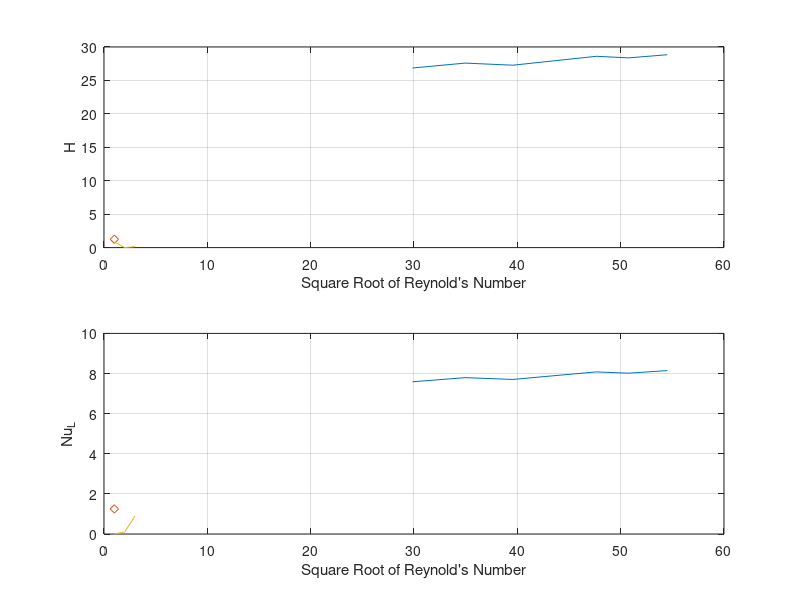
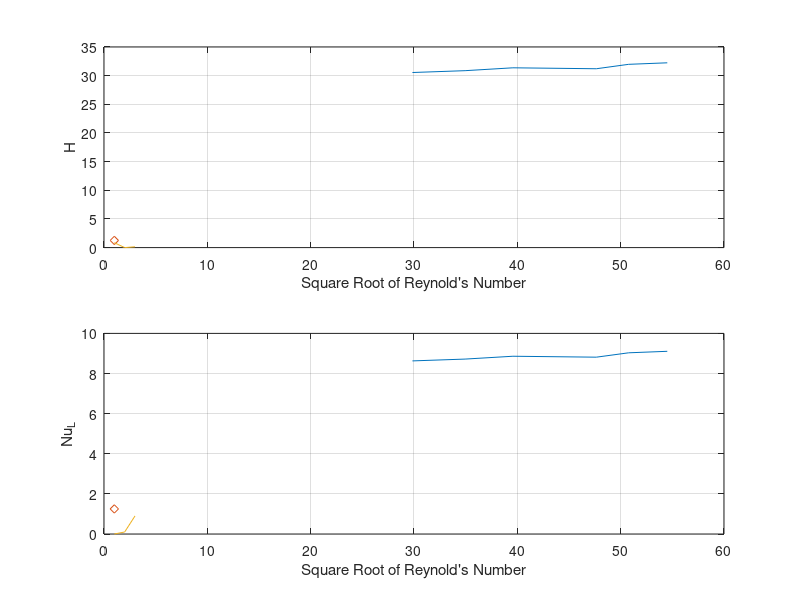
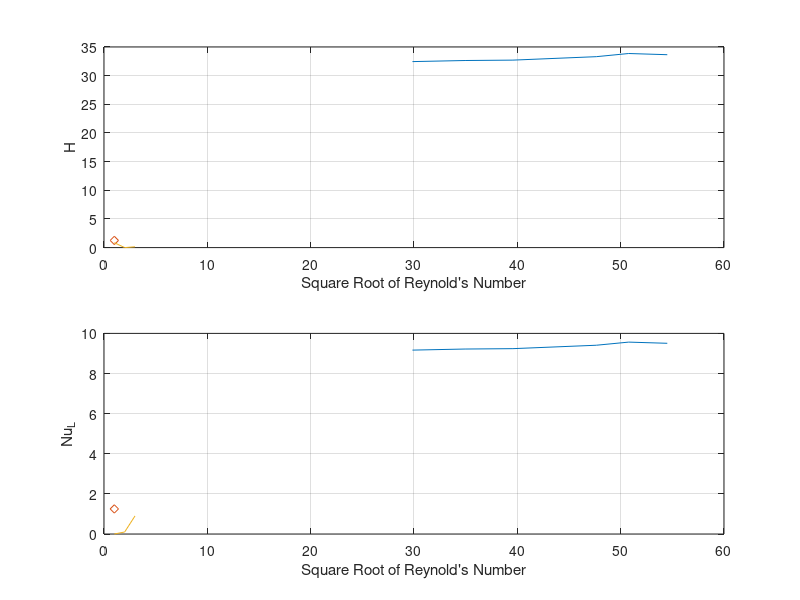
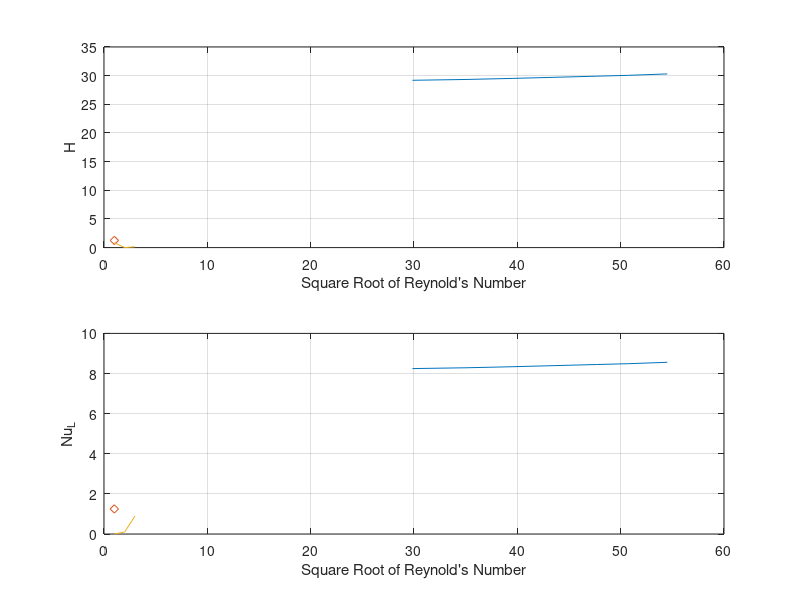

MATLAB code to generate these figures, in order:
%% MAE 171A: Heat Transfer Lab
% Created 1/27/2023

clear; clc; close all
%% Import Data
    PlotOn = false;
    PlotOn2 = true;

% Parameters
    nu = 2.317e-5; % Kinematic viscocity of air at 25 C [m^2/s]
    k = 3.186e-2; % Thermal conductivity of copper [W/(mK)]
    rho = 0.9413; % Density of air [kg/m^3]
    c_p = 1010.6; % heat capacity of air [J/(Kg*K)]
    Pr = 0.7; % Prandtl Number
    L = 0.009; % Distance from duct to plate [m]
    Sens_Res = 5; % Resistance of sensor
    A = pi*(0.0762/2)^2; % Area of plate [m^2]

% Anemometer 0 in
    AnemCal.Recorded_Flow.D0 = [9, 18, 27, 36, 43]; % Data reported air speed [unitless]
    AnemCal.Recorded_PercentSpd.D0 = [20, 40, 60, 80, 100]; % Recorded fan speed [%]
    AnemCal.Anem_Flow.D0 = [1.1, 2.8, 4.6, 6.3, 7.8]; % Anemometer air velocity [m/s]

% Anemometer 0.4 in
    AnemCal.Recorded_Flow.Dpt4 = [9, 18, 27, 36, 43]; % Data reported air speed [unitless]
    AnemCal.Recorded_PercentSpd.Dpt4 = [20, 40, 60, 80, 100]; % Recorded fan speed [%]
    AnemCal.Anem_Flow.Dpt4 = [1.1, 2.8, 4.9, 6.5, 7.9]; % Anemometer air velocity [m/s]

% Anemometer 0.8 in
    AnemCal.Recorded_Flow.Dpt8 = [9, 18, 27, 36, 43]; % Data reported air speed [unitless]
    AnemCal.Recorded_PercentSpd.Dpt8 = [20, 40, 60, 80, 100]; % Recorded fan speed [%]
    AnemCal.Anem_Flow.Dpt8 = [1.1, 2.7, 4.3, 6.3, 7.6]; % Anemometer air velocity [m^3/s]

% Anemometer 1.2 in
    AnemCal.Recorded_Flow.D1pt2 = [9, 18, 27, 36, 43]; % Data reported air speed [unitless]
    AnemCal.Recorded_PercentSpd.D1pt2 = [20, 40, 60, 80, 100]; % Recorded fan speed [%]
    AnemCal.Anem_Flow.D1pt2 = [1, 2.5, 4.1, 6.1, 7.3]; % Anemometer air velocity [m^3/s]

% Plate Temperature
    PlateCal.Temps = [0, 47.8224, 70.956, 95.256, 124.42, 148.91]; % Plate temperature
    PlateCal.Pad_Voltage = [0, 174.586, 173.188, 170.991, 167.795, 166.396]; % Heating pad voltage
    PlateCal.Sens_Voltage = [0, 0.0733, 0.1613, 0.279, 0.4301, 0.489]; % Sensor voltage
    PlateCal.Sens_Curr = PlateCal.Sens_Voltage./Sens_Res; % Sensor current

%Plate Power
    PlateCal.Power = (PlateCal.Pad_Voltage - PlateCal.Sens_Voltage) .* PlateCal.Sens_Curr; % Plate power
    PlateCal.HeatFlux = PlateCal.Power./A; % Heat Flux

if PlotOn == true

        % Plot Anemometer 0 in
            figure(1)
            subplot(2,1,1)
            plot(AnemCal.Recorded_PercentSpd.D0, AnemCal.Anem_Flow.D0,...
                Linewidth = 1.25, Marker = "diamond" , Color = [.85 0 .14]);
            grid on
            % title('Air Speed vs. Percent Fan Speed for Anemometer at 0 in. From Center');
            xlabel('Fan Speed [%]');
            ylabel('Air Speed [m/s]');
        
            subplot(2,1,2)
            plot(AnemCal.Recorded_Flow.D0, AnemCal.Anem_Flow.D0,...
                Linewidth = 1.25, Marker = "diamond" , Color = [0 .1 .9]);
            grid on
            % title('Air Speed vs. Recorded Fan Speed for Anemometer at 0 in. From Center');
            xlabel('Fan Speed [Unitless]');
            ylabel('Air Speed [m/s]');
            xlim([9 43]);
               
        % Plot Anemometer 0.4 in
            figure(2)
            subplot(2,1,1)
            plot(AnemCal.Recorded_PercentSpd.Dpt4, AnemCal.Anem_Flow.Dpt4,...
                Linewidth = 1.25, Marker = "diamond" , Color = [.85 0 .14]);
            grid on
            % title('Air Speed vs. Percent Fan Speed for Anemometer at 0.4 in. From Center');
            xlabel('Fan Speed [%]');
            ylabel('Air Speed [m/s]');
        
            subplot(2,1,2)
            plot(AnemCal.Recorded_Flow.Dpt4, AnemCal.Anem_Flow.Dpt4,...
                Linewidth = 1.25, Marker = "diamond" , Color = [0 .1 .9]);
            grid on
            % title('Air Speed vs. Recorded Fan Speed for Anemometer at 0.4 in. From Center');
            xlabel('Fan Speed [Unitless]');
            ylabel('Air Speed [m/s]');
            xlim([9 43]);

        % Plot Anemometer 0.8 in
            figure(3)
            subplot(2,1,1)
            plot(AnemCal.Recorded_PercentSpd.Dpt8, AnemCal.Anem_Flow.Dpt8,...
                Linewidth = 1.25, Marker = "diamond" , Color = [.85 0 .14]);
            grid on
            % title('Air Speed vs. Percent Fan Speed for Anemometer at 0.8 in. From Center');
            xlabel('Fan Speed [%]');
            ylabel('Air Speed [m/s]');
        
            subplot(2,1,2)
            plot(AnemCal.Recorded_Flow.Dpt8, AnemCal.Anem_Flow.Dpt8,...
                Linewidth = 1.25, Marker = "diamond" , Color = [0 .1 .9]);
            grid on
            % title('Air Speed vs. Recorded Fan Speed for Anemometer at 0.8 in. From Center');
            xlabel('Fan Speed [Unitless]');
            ylabel('Air Speed [m/s]');
            xlim([9 43]);
                
        % Plot Anemometer 1.2 in
            figure(4)
            subplot(2,1,1)
            plot(AnemCal.Recorded_PercentSpd.D1pt2, AnemCal.Anem_Flow.D1pt2,...
                Linewidth = 1.25, Marker = "diamond" , Color = [.85 0 .14]);
            grid on
            % title('Air Speed vs. Percent Fan Speed for Anemometer at 1.2 in. From Center');
            xlabel('Fan Speed [%]');
            ylabel('Air Speed [m/s]');
        
            subplot(2,1,2)
            plot(AnemCal.Recorded_Flow.D1pt2, AnemCal.Anem_Flow.D1pt2,...
                Linewidth = 1.25, Marker = "diamond" , Color = [0 .1 .9]);
            grid on
            % title('Air Speed vs. Recorded Fan Speed for Anemometer at 1.2 in. From Center');
            xlabel('Fan Speed [Unitless]');
            ylabel('Air Speed [m/s]');
            xlim([9 43]);

        % Plot Plate Power Calibration
            figure(5)
            plot(PlateCal.Temps, PlateCal.Power,...
                Linewidth = 1.25, Marker = "diamond" , Color = [.85 0 .14]);
            grid on
            % title('Plate Power vs. Plate Temperature');
            xlabel('Plate Temperature [C]');
            ylabel('Plate Power [W]');
end

% 35% Flow Speed

    Exp.Flow35.spd0 = interp1(AnemCal.Recorded_PercentSpd.D0, AnemCal.Anem_Flow.D0, 35);
    Exp.Flow35.spdpt4 = interp1(AnemCal.Recorded_PercentSpd.Dpt4, AnemCal.Anem_Flow.Dpt4, 35);
    Exp.Flow35.spdpt8 = interp1(AnemCal.Recorded_PercentSpd.Dpt8, AnemCal.Anem_Flow.Dpt8, 35);
    Exp.Flow35.spd1pt2 = interp1(AnemCal.Recorded_PercentSpd.D1pt2, AnemCal.Anem_Flow.D1pt2, 35);
    
    Exp.Flow35.AvgSpd = (Exp.Flow35.spd0 + Exp.Flow35.spdpt4 + Exp.Flow35.spdpt8 + ...
        Exp.Flow35.spd1pt2) / 4; 
    
    Exp.Flow35.Re = Exp.Flow35.AvgSpd * .009 / nu; % Reynold's Number for Exp at 35% fan speed
    Exp.Flow35.NuL_Theoretical = 0.763*sqrt(Exp.Flow35.Re)*Pr^(0.4); % Theoretical Nusselt Number

% 45% Flow Speed
    
    Exp.Flow45.spd0 = interp1(AnemCal.Recorded_PercentSpd.D0, AnemCal.Anem_Flow.D0, 45);
    Exp.Flow45.spdpt4 = interp1(AnemCal.Recorded_PercentSpd.Dpt4, AnemCal.Anem_Flow.Dpt4, 45);
    Exp.Flow45.spdpt8 = interp1(AnemCal.Recorded_PercentSpd.Dpt8, AnemCal.Anem_Flow.Dpt8, 45);
    Exp.Flow45.spd1pt2 = interp1(AnemCal.Recorded_PercentSpd.D1pt2, AnemCal.Anem_Flow.D1pt2, 45);
    
    Exp.Flow45.AvgSpd = (Exp.Flow45.spd0 + Exp.Flow45.spdpt4 + Exp.Flow45.spdpt8 + ...
       Exp.Flow45.spd1pt2) / 4; 
    
    Exp.Flow45.Re = Exp.Flow45.AvgSpd * .009 / nu; % Reynold's Number for Exp at 45% fan speed
    Exp.Flow45.NuL_Theoretical = 0.764*sqrt(Exp.Flow45.Re)*Pr^(0.4); % Theoretical Nusslet Number

% 55% Flow Speed

    Exp.Flow55.spd0 = interp1(AnemCal.Recorded_PercentSpd.D0, AnemCal.Anem_Flow.D0, 55);
    Exp.Flow55.spdpt4 = interp1(AnemCal.Recorded_PercentSpd.Dpt4, AnemCal.Anem_Flow.Dpt4, 55);
    Exp.Flow55.spdpt8 = interp1(AnemCal.Recorded_PercentSpd.Dpt8, AnemCal.Anem_Flow.Dpt8, 55);
    Exp.Flow55.spd1pt2 = interp1(AnemCal.Recorded_PercentSpd.D1pt2, AnemCal.Anem_Flow.D1pt2, 55);
    
    Exp.Flow55.AvgSpd = (Exp.Flow55.spd0 + Exp.Flow55.spdpt4 + Exp.Flow55.spdpt8 + ...
        Exp.Flow55.spd1pt2) / 4; 
    
    Exp.Flow55.Re = Exp.Flow55.AvgSpd * .009 / nu; % Reynold's Number for Exp at 55% fan speed
    Exp.Flow55.NuL_Theoretical = 0.764*sqrt(Exp.Flow55.Re)*Pr^(0.4); % Theoretical Nusslet Number

% 75% Flow Speed

    Exp.Flow75.spd0 = interp1(AnemCal.Recorded_PercentSpd.D0, AnemCal.Anem_Flow.D0, 75);
    Exp.Flow75.spdpt4 = interp1(AnemCal.Recorded_PercentSpd.Dpt4, AnemCal.Anem_Flow.Dpt4, 75);
    Exp.Flow75.spdpt8 = interp1(AnemCal.Recorded_PercentSpd.Dpt8, AnemCal.Anem_Flow.Dpt8, 75);
    Exp.Flow75.spd1pt2 = interp1(AnemCal.Recorded_PercentSpd.D1pt2, AnemCal.Anem_Flow.D1pt2, 75);
    
    Exp.Flow75.AvgSpd = (Exp.Flow75.spd0 + Exp.Flow75.spdpt4 + Exp.Flow75.spdpt8 + ...
        Exp.Flow75.spd1pt2) / 4; 
    
    Exp.Flow75.Re = Exp.Flow75.AvgSpd * .009 / nu; % Reynold's Number for Exp at 75% fan speed
    Exp.Flow75.NuL_Theoretical = 0.764*sqrt(Exp.Flow75.Re)*Pr^(0.4); % Theoretical Nusslet Number

% 85% Flow Speed

    Exp.Flow85.spd0 = interp1(AnemCal.Recorded_PercentSpd.D0, AnemCal.Anem_Flow.D0, 85);
    Exp.Flow85.spdpt4 = interp1(AnemCal.Recorded_PercentSpd.Dpt4, AnemCal.Anem_Flow.Dpt4, 85);
    Exp.Flow85.spdpt8 = interp1(AnemCal.Recorded_PercentSpd.Dpt8, AnemCal.Anem_Flow.Dpt8, 85);
    Exp.Flow85.spd1pt2 = interp1(AnemCal.Recorded_PercentSpd.D1pt2, AnemCal.Anem_Flow.D1pt2, 85);
    
    Exp.Flow85.AvgSpd = (Exp.Flow85.spd0 + Exp.Flow85.spdpt4 + Exp.Flow85.spdpt8 + ...
        Exp.Flow85.spd1pt2) / 4; 
    
    Exp.Flow85.Re = Exp.Flow85.AvgSpd * .009 / nu; % Reynold's Number for Exp at 85% fan speed
    Exp.Flow85.NuL_Theoretical = 0.764*sqrt(Exp.Flow85.Re)*Pr^(0.4); % Theoretical Nusslet Number

% 100% Flow Speed

    Exp.Flow100.spd0 = interp1(AnemCal.Recorded_PercentSpd.D0, AnemCal.Anem_Flow.D0, 100);
    Exp.Flow100.spdpt4 = interp1(AnemCal.Recorded_PercentSpd.Dpt4, AnemCal.Anem_Flow.Dpt4, 100);
    Exp.Flow100.spdpt8 = interp1(AnemCal.Recorded_PercentSpd.Dpt8, AnemCal.Anem_Flow.Dpt8, 100);
    Exp.Flow100.spd1pt2 = interp1(AnemCal.Recorded_PercentSpd.D1pt2, AnemCal.Anem_Flow.D1pt2, 100);
    
    Exp.Flow100.AvgSpd = (Exp.Flow100.spd0 + Exp.Flow100.spdpt4 + Exp.Flow100.spdpt8 + ...
        Exp.Flow100.spd1pt2) / 4; 
    
    Exp.Flow100.Re = Exp.Flow100.AvgSpd * .009 / nu; % Reynold's Number for Exp at 100% fan speed
    Exp.Flow100.NuL_Theoretical = 0.764*sqrt(Exp.Flow100.Re)*Pr^(0.4); % Theoretical Nusslet Number

% Vector of Reynold's Number

Exp.Re_vec = [Exp.Flow35.Re, Exp.Flow45.Re, Exp.Flow55.Re, Exp.Flow75.Re,...
    Exp.Flow85.Re, Exp.Flow100.Re]; % Vector of Reynold's Numbers

% Experiment 1
    
    Temp75.ActualPlateTemp = [72.9, 72.32, 72.51, 71.34, 71.34, 71.15];
    Temp75.ActualAirTemp = [21.97, 22.74, 22.36, 23.52, 23.13, 23.72];

    Temp75.h_coeff = interp1(PlateCal.Temps, PlateCal.HeatFlux, 75)...
        ./(Temp75.ActualPlateTemp - Temp75.ActualAirTemp); % Heat transfer coefficient for experiment 1
    Temp75.NuL = interp1(PlateCal.Temps, PlateCal.HeatFlux, 75).*L./(k.*...
        (Temp75.ActualPlateTemp - Temp75.ActualAirTemp)); % Nusselt number for experiment 1

% Experiment 2

    Temp100.ActualPlateTemp = [97.98, 97.01, 96.62, 95.45, 94.87, 94.67]; % Recorded plate temp at various flow speeds [C]
    Temp100.ActualAirTemp = [23.91, 23.71, 24.49, 22.94, 24.11, 24.49]; % Recorded air temp at various flow speeds [C]

    Temp100.h_coeff = interp1(PlateCal.Temps, PlateCal.HeatFlux, 100)...
        ./(Temp100.ActualPlateTemp - Temp100.ActualAirTemp); % Heat transfer coefficient for experiment 2
    Temp100.NuL = interp1(PlateCal.Temps, PlateCal.HeatFlux, 100).*L./(k.*...
        (Temp100.ActualPlateTemp - Temp100.ActualAirTemp)); % Nusselt number for experiment 2

% Experiment 3

    Temp125.ActualPlateTemp = [121.69, 120.92, 119.94, 118.78, 118.39, 117.81]; % Recorded plate temp at various flow speeds [C]
    Temp125.ActualAirTemp = [24.11, 23.91, 23.13, 23.72, 24.88, 23.72]; % Recorded air temp at various flow speeds [C]

    Temp125.h_coeff = interp1(PlateCal.Temps, PlateCal.HeatFlux, 125)...
        ./(Temp125.ActualPlateTemp - Temp125.ActualAirTemp); % Heat transfer coefficient for experiment 3
    Temp125.NuL = interp1(PlateCal.Temps, PlateCal.HeatFlux, 125).*L./(k.*...
        (Temp125.ActualPlateTemp - Temp125.ActualAirTemp)); % Nusselt number for experiment 3

% Experiment 4

    Temp150.ActualPlateTemp = [145.22, 144.05, 143.66, 141.52, 141.33, 140.16]; % Recorded plate temp at various flow speeds [C]
    Temp150.ActualAirTemp = [23.33, 22.74, 23.13, 22.55, 22.94, 22.74]; % Recorded air temp at various flow speeds [C]

    Temp150.h_coeff = PlateCal.HeatFlux(end)...
        ./(Temp150.ActualPlateTemp - Temp150.ActualAirTemp); % Heat transfer coefficient for experiment 4
    Temp150.NuL = PlateCal.HeatFlux(end).*L./(k.*...
        (Temp150.ActualPlateTemp - Temp150.ActualAirTemp)); % Nusselt number for experiment 4

if PlotOn2 == true

% Experiment 1 Plots
    figure(6)
    subplot(2,1,1)
    plot(sqrt(Exp.Re_vec), Temp75.h_coeff, Linewidth = 1.25, Marker = "diamond" , Color = [.85 0 .14]);
    grid on
    % title('Heat Transfer Coefficient [H] vs. Square Root of Reynold''s Number at 75 Degrees C');
    xlabel('Square Root of Reynold''s Number');
    ylabel('H');
    subplot(2,1,2)
    plot(sqrt(Exp.Re_vec), Temp75.NuL, Linewidth = 1.25, Marker = "diamond" , Color = [0 .1 .9]);
    grid on
    % title('Experimental Nusselt Number [Nu_L] vs. Square Root of Reynold''s Number at 75 Degrees C');
    xlabel('Square Root of Reynold''s Number');
    ylabel('Nu_L');

% Experiment 2 Plots
    figure(7)
    subplot(2,1,1)
    plot(sqrt(Exp.Re_vec), Temp100.h_coeff, Linewidth = 1.25, Marker = "diamond" , Color = [.85 0 .14]);
    grid on
    % title('Heat Transfer Coefficient [H] vs. Square Root of Reynold''s Number at 100 Degrees C');
    xlabel('Square Root of Reynold''s Number');
    ylabel('H');
    subplot(2,1,2)
    plot(sqrt(Exp.Re_vec), Temp100.NuL, Linewidth = 1.25, Marker = "diamond" , Color = [0 .1 .9]);
    grid on
    % title('Experimental Nusselt Number [Nu_L] vs. Square Root of Reynold''s Number at 100 Degrees C');
    xlabel('Square Root of Reynold''s Number');
    ylabel('Nu_L');

% Experiment 3 Plots
    figure(8)
    subplot(2,1,1)
    plot(sqrt(Exp.Re_vec), Temp125.h_coeff, Linewidth = 1.25, Marker = "diamond" , Color = [.85 0 .14]);
    grid on
    % title('Heat Transfer Coefficient [H] vs. Square Root of Reynold''s Number at 125 Degrees C');
    xlabel('Square Root of Reynold''s Number');
    ylabel('H');
    subplot(2,1,2)
    plot(sqrt(Exp.Re_vec), Temp125.NuL, Linewidth = 1.25, Marker = "diamond" , Color = [0 .1 .9]);
    grid on
    % title('Experimental Nusselt Number [Nu_L] vs. Square Root of Reynold''s Number at 125 Degrees C');
    xlabel('Square Root of Reynold''s Number');
    ylabel('Nu_L');

% Experiment 4 Plots
    figure(9)
    subplot(2,1,1)
    plot(sqrt(Exp.Re_vec), Temp150.h_coeff, Linewidth = 1.25, Marker = "diamond" , Color = [.85 0 .14]);
    grid on
    % title('Heat Transfer Coefficient [H] vs. Square Root of Reynold''s Number at 150 Degrees C');
    xlabel('Square Root of Reynold''s Number');
    ylabel('H');
    subplot(2,1,2)
    plot(sqrt(Exp.Re_vec), Temp150.NuL, Linewidth = 1.25, Marker = "diamond" , Color = [0 .1 .9]);
    grid on
    % title('Experimental Nusselt Number [Nu_L] vs. Square Root of Reynold''s Number at 150 Degrees C');
    xlabel('Square Root of Reynold''s Number');
    ylabel('Nu_L');

end
